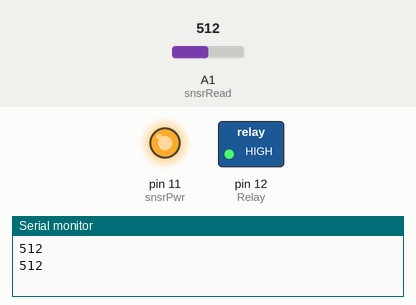
A sketch run on a simulated Arduino Uno, built with avr-gcc and run on an emulated ATmega328P. Shown: switched loads named in the sketch (green lamp = pin HIGH), output pins drawn as LEDs (lit = HIGH), the last lines printed to the serial monitor. The inputs (shaded band) are chosen by the test bench; at power-on: A1 (snsrRead) = 512.

Above: at 1.8 s.
1.9 s: A1 (snsrRead) set to 892
3.4 s: A1 (snsrRead) set to 913
At 4.3 s:
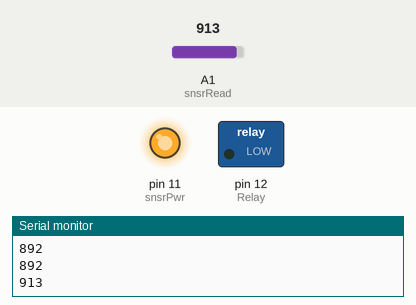
5.5 s: A1 (snsrRead) set to 900
At 7.1 s:
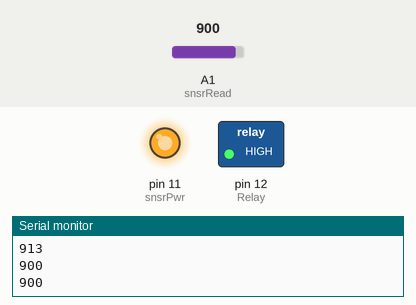
7.5 s: A1 (snsrRead) set to 1023
At 8.6 s:
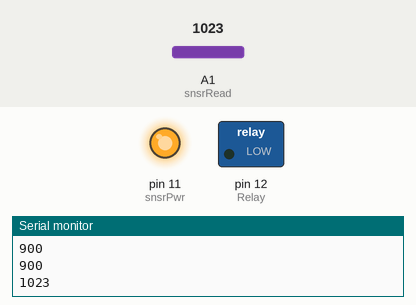
Timing chart, 0 to 10.5 s (numbered marks = the images above; inputs shaded):
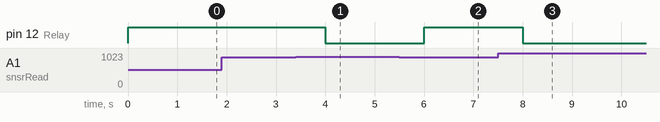

Measured:
- the behaviour switches between 900 and 901 on A1 (snsrRead) (found by bisection; images 0 and 1)
- after the input at 3.4 s, pin 12 (Relay): HIGH → LOW after 0.60 s
- after the input at 5.5 s, pin 12 (Relay): LOW → HIGH after 0.50 s
- after the input at 7.5 s, pin 12 (Relay): HIGH → LOW after 0.50 s

The sketch:

WaterPlants.ino
```cpp
int Relay = 12;
int snsrPwr = 11;
int snsrRead = A1;
int water;
void setup() {
  pinMode(Relay, OUTPUT);       //power for relay
  pinMode(snsrPwr, OUTPUT);     //power for sensor
  digitalWrite(snsrPwr, HIGH);  //Turn sensor on
  pinMode(snsrRead, INPUT);
  Serial.begin(9600);
}

void loop() {
  water = analogRead(snsrRead);
  Serial.println(water);
  if (water > 900) {
    digitalWrite(Relay, LOW); //Turn pump off
  } else {
    digitalWrite(Relay, HIGH); //Turn pump on

  }
  delay(1000);
}
```
